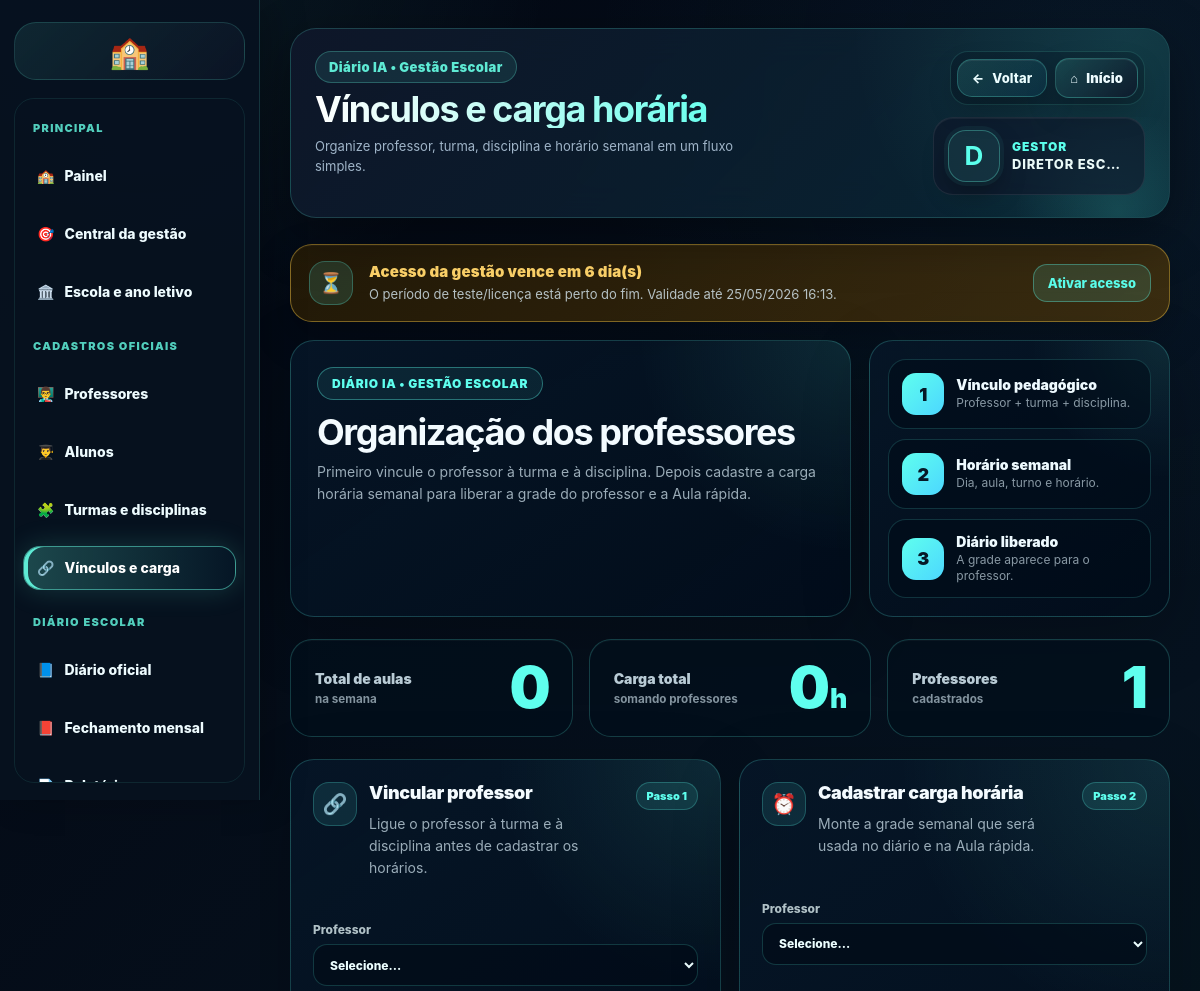
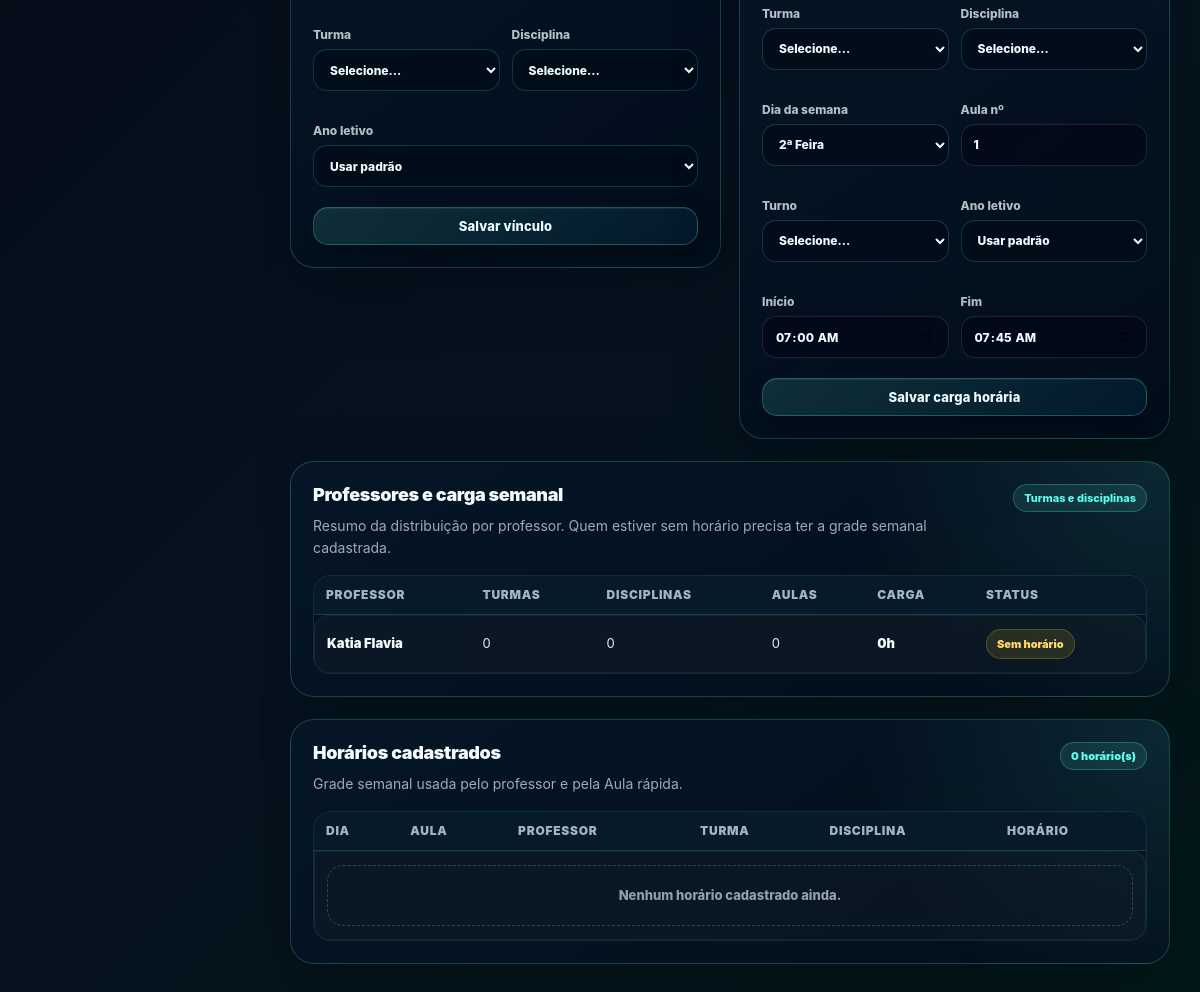
Page /gestao/carga-horaria-professores/ (signed in) on the committed database (2 pictures, top to bottom).
### apps/usuarios/models.py (models this page shows, shortened)
class Usuario(AbstractUser):
    class TipoUsuario(models.TextChoices):
        ADMIN = 'ADMIN', 'Administrador'
        PROF = 'PROF', 'Professor'
        COORD = 'COORD', 'Coordenador'
        SEC = 'SEC', 'Secretaria'
    tipo = models.CharField(
        max_length=10,
        choices=TipoUsuario.choices,
        default=TipoUsuario.PROF
    )
    foto = models.ImageField(
        upload_to="professores/",
        null=True,
        blank=True
    )
    gestao_teste_inicio = models.DateTimeField(
        null=True,
        blank=True,
        verbose_name="Início do teste da gestão",
    )
    gestao_acesso_expira_em = models.DateTimeField(
        null=True,
        blank=True,
        verbose_name="Acesso da gestão expira em",
    )
    gestao_acesso_bloqueado = models.BooleanField(
        default=False,
        verbose_name="Acesso da gestão bloqueado",
    )
    gestao_serial_ultimo = models.CharField(
        max_length=255,
        blank=True,
        default="",
        verbose_name="Último serial aplicado",
    )

### apps/core/views_ia.py (the view, shortened to what this page needs)
# urls.py: path('gestao/carga-horaria-professores/', views.gestao_carga_horaria_professores_301, name='gestao_carga_horaria_professores_301'),
@login_required
def gestao_carga_horaria_professores_301(request):
    if not usuario_gestor(request.user):
        return render(request, "core/acesso_negado.html")
    User = get_user_model()
    linhas = carga_horaria_professores_resumo()
    total_horas = round(sum(l["horas"] for l in linhas), 2)
    total_aulas = sum(l["aulas"] for l in linhas)
    return render(request, "gestao/carga_horaria_professores_301.html", {
        "linhas": linhas,
        "total_horas": total_horas,
        "total_aulas": total_aulas,
        "professores": User.objects.filter(tipo="PROF").order_by("first_name", "username"),
        "turmas": Turma.objects.filter(ativa=True).select_related("ano_letivo").order_by("nome"),
        "disciplinas": Disciplina.objects.all().order_by("nome"),
        "anos": AnoLetivo.objects.all().order_by("-ano"),
        "dias_semana": HorarioAula.DIAS_SEMANA,
        "turnos": HorarioAula.TURNO_CHOICES,
        "horarios": HorarioAula.objects.select_related("professor", "turma", "disciplina").filter(ativo=True).order_by("dia_semana", "ordem", "hora_inicio")[:80],
        "hoje": date.today(),
    })

### templates/gestao/carga_horaria_professores_301.html (shortened to what this page needs)
{% extends "gestao/base_premium_gestao.html" %}
{% block titulo %}Vínculos e carga horária{% endblock %}
{% block subtitulo %}Organize professor, turma, disciplina e horário semanal em um fluxo simples.{% endblock %}
{% block conteudo %}
<div class="carga-page">
  <section class="carga-hero">
    <article class="carga-hero-card">
      <span class="carga-badge">Diário IA • Gestão Escolar</span>
      <h2>Organização dos professores</h2>
      <p>Primeiro vincule o professor à turma e à disciplina. Depois cadastre a carga horária semanal para liberar a grade do professor e a Aula rápida.</p>
    </article>
    <aside class="carga-hero-card carga-steps">
      <div class="carga-step"><strong>1</strong><div><span>Vínculo pedagógico</span><small>Professor + turma + disciplina.</small></div></div>
      <div class="carga-step"><strong>2</strong><div><span>Horário semanal</span><small>Dia, aula, turno e horário.</small></div></div>
      <div class="carga-step"><strong>3</strong><div><span>Diário liberado</span><small>A grade aparece para o professor.</small></div></div>
    </aside>
  </section>
  <section class="carga-kpi-grid">
    <article class="carga-kpi-card">
      <div class="carga-kpi-text"><span>Total de aulas</span><small>na semana</small></div>
      <strong class="carga-kpi-number">{{ total_aulas }}</strong>
    </article>
    <article class="carga-kpi-card">
      <div class="carga-kpi-text"><span>Carga total</span><small>somando professores</small></div>
      <strong class="carga-kpi-number">{{ total_horas }}<em>h</em></strong>
    </article>
    <article class="carga-kpi-card">
      <div class="carga-kpi-text"><span>Professores</span><small>cadastrados</small></div>
      <strong class="carga-kpi-number">{{ linhas|length }}</strong>
    </article>
  </section>
  <section class="carga-forms">
    <form class="carga-panel carga-form" method="post">
      <div class="carga-panel-head">
        <div class="carga-panel-title">
          <span class="carga-icon">🔗</span>
          <div>
            <h3>Vincular professor</h3>
            <p>Ligue o professor à turma e à disciplina antes de cadastrar os horários.</p>
          </div>
        </div>
        <span class="carga-pill">Passo 1</span>
      </div>
      <label>Professor
        <select name="professor" required>
          <option value="">Selecione...</option>
        </select>
      </label>
      <div class="carga-field-grid">
        <label>Turma
          <select name="turma" required>
            <option value="">Selecione...</option>
          </select>
        </label>
        <label>Disciplina
          <select name="disciplina" required>
            <option value="">Selecione...</option>
          </select>
        </label>
      </div>
      <label>Ano letivo
        <select name="ano_letivo">
          <option value="">Usar padrão</option>
        </select>
      </label>
      <button class="carga-btn" type="submit">Salvar vínculo</button>
    </form>
    <form class="carga-panel carga-form" method="post">
      <div class="carga-panel-head">
        <div class="carga-panel-title">
          <span class="carga-icon">⏰</span>
          <div>
            <h3>Cadastrar carga horária</h3>
            <p>Monte a grade semanal que será usada no diário e na Aula rápida.</p>
          </div>
        </div>
        <span class="carga-pill">Passo 2</span>
      </div>
      <label>Professor
        <select name="professor" required>
          <option value="">Selecione...</option>
        </select>
      </label>
      <div class="carga-field-grid">
        <label>Turma
          <select name="turma" required>
            <option value="">Selecione...</option>
          </select>
        </label>
        <label>Disciplina
          <select name="disciplina" required>
            <option value="">Selecione...</option>
          </select>
        </label>
      </div>
      <div class="carga-field-grid">
        <label>Dia da semana
          <select name="dia_semana">
            {% for valor, nome in dias_semana %}<option value="{{ valor }}">{{ nome }}</option>{% endfor %}
          </select>
        </label>
        <label>Aula nº
          <input name="ordem" type="number" min="1" value="1">
        </label>
      </div>
      <div class="carga-field-grid">
        <label>Turno
          <select name="turno">
            <option value="">Selecione...</option>
          </select>
        </label>
        <label>Ano letivo
          <select name="ano_letivo">
            <option value="">Usar padrão</option>
          </select>
        </label>
      </div>
      <div class="carga-field-grid">
        <label>Início
          <input name="hora_inicio" type="time" value="07:00">
        </label>
        <label>Fim
          <input name="hora_fim" type="time" value="07:45">
        </label>
      </div>
      <button class="carga-btn" type="submit">Salvar carga horária</button>
    </form>
  </section>
  <section class="carga-table-card">
    <div class="carga-table-head">
      <div>
        <h3>Professores e carga semanal</h3>
        <p>Resumo da distribuição por professor. Quem estiver sem horário precisa ter a grade semanal cadastrada.</p>
      </div>
      <a class="carga-pill" href="{% url 'gestao_cadastros_operacionais_301' %}">Turmas e disciplinas</a>
    </div>
    <div class="carga-table-wrap">
      <table class="carga-table">
        <thead>
          <tr><th>Professor</th><th>Turmas</th><th>Disciplinas</th><th>Aulas</th><th>Carga</th><th>Status</th></tr>
        </thead>
        <tbody>
          {% for l in linhas %}
            <tr>
              <td><strong>{{ l.nome }}</strong></td>
              <td>{{ l.turmas }}</td>
              <td>{{ l.disciplinas }}</td>
              <td>{{ l.aulas }}</td>
              <td><strong>{{ l.horas }}h</strong></td>
              <td>{% if l.aulas %}<span class="carga-ok">OK</span>{% else %}<span class="carga-warn">Sem horário</span>{% endif %}</td>
            </tr>
          {% empty %}
            <tr><td colspan="6"><div class="carga-empty">Nenhum professor cadastrado ainda.</div></td></tr>
          {% endfor %}
        </tbody>
      </table>
    </div>
  </section>
  <section class="carga-table-card">
    <div class="carga-table-head">
      <div>
        <h3>Horários cadastrados</h3>
        <p>Grade semanal usada pelo professor e pela Aula rápida.</p>
      </div>
      <span class="carga-pill">{{ horarios|length }} horário(s)</span>
    </div>
    <div class="carga-table-wrap">
      <table class="carga-table">
        <thead>
          <tr><th>Dia</th><th>Aula</th><th>Professor</th><th>Turma</th><th>Disciplina</th><th>Horário</th></tr>
        </thead>
        <tbody>
          {% for h in horarios %}
            <tr>
              <td>{{ h.get_dia_semana_display }}</td>
              <td>{{ h.ordem }}º</td>
              <td>{{ h.professor.get_full_name|default:h.professor.username }}</td>
              <td>{{ h.turma.nome }}</td>
              <td>{{ h.disciplina.nome }}</td>
              <td>{{ h.hora_inicio|time:'H:i' }} às {{ h.hora_fim|time:'H:i' }}</td>
            </tr>
          {% empty %}
            <tr><td colspan="6"><div class="carga-empty">Nenhum horário cadastrado ainda.</div></td></tr>
          {% endfor %}
        </tbody>
      </table>
    </div>
  </section>
</div>
{% endblock %}

### templates/gestao/base_premium_gestao.html (shortened to what this page needs)
{% load static tratamento_usuario_tags %}
<!doctype html>
<html lang="pt-br">
<head>
    <link rel="stylesheet" href="{% static 'css/premium_base_final.css' %}">
    <link rel="stylesheet" href="{% static 'css/premium_responsive_final.css' %}">
    <link rel="stylesheet" href="{% static 'css/premium_print_final.css' %}">
</head>
<body>
<div class="layout ia-clean-shell gestao-shell">
    {% include 'partials/gestao_sidebar.html' %}
    <main class="content gestao-content">
        <header class="gestao-base-header no-print">
            <div>
                <span class="gestao-base-badge">Diário IA • Gestão Escolar</span>
                <h1 class="gestao-base-title">{% block titulo %}{% endblock %}</h1>
                <p class="gestao-base-sub">{% block subtitulo %}Administração escolar{% endblock %}</p>
            </div>
            <div class="gestao-base-actions">
                {% include 'partials/gestao_page_actions.html' %}
                <a class="hero-mini-card gestao-mini-user profile-mini-link profile-mini-with-name" href="{% url 'gestao_configuracoes' %}" title="Imagem e perfil da gestão">
                    {% if request.user and request.user.is_authenticated and request.user.foto %}
                        <img class="profile-mini-photo" src="{{ request.user.foto.url }}" alt="Imagem da gestão">
                    {% else %}
                        <strong class="profile-mini-initial">{% if request.user and request.user.is_authenticated %}{{ request.user|nome_exibicao|default:'G'|slice:':1' }}{% else %}G{% endif %}</strong>
                    {% endif %}
                    <span class="profile-mini-text">
                        <b class="profile-mini-role">{% if request.user and request.user.is_authenticated %}{{ request.user|tratamento_gestao }}{% else %}Gestor(a){% endif %}</b>
                        <small class="profile-mini-name">{% if request.user and request.user.is_authenticated %}{{ request.user|nome_exibicao }}{% else %}Acesso da gestão{% endif %}</small>
                    </span>
                </a>
            </div>
        </header>
        {% include 'partials/aviso_licenca_gestao.html' %}
        {% block conteudo %}{% endblock %}
    </main>
</div>
</body>
</html>

### templates/partials/aviso_licenca_gestao.html (shortened to what this page needs)
{% load licenca_tags %}
{% licenca_gestao_status as licenca_gestao %}
{% if licenca_gestao.mostrar %}
  <section class="gestao-license-banner gestao-license-banner-{{ licenca_gestao.status }} no-print">
    <div class="gestao-license-icon">{% if licenca_gestao.expirado %}🔒{% elif licenca_gestao.status == 'ok' %}✅{% else %}⏳{% endif %}</div>
    <div class="gestao-license-text">
      <strong>{{ licenca_gestao.titulo }}</strong>
      <span>{{ licenca_gestao.texto }} Validade até {{ licenca_gestao.expira|date:"d/m/Y H:i" }}.</span>
    </div>
    {% if licenca_gestao.expirado or licenca_gestao.status != 'ok' %}
      <a class="gestao-license-action" href="{% url 'ativar_acesso_gestao' %}">Ativar acesso</a>
    {% endif %}
  </section>
{% endif %}

### rows in the picture
Usuario: user|nome_exibicao "D", user|tratamento_gestao "GESTOR", user|nome_exibicao "DIRETOR ESC…", expira "25/05/2026 16:13"
Usuario: nome "Katia Flavia", turmas "0", disciplinas "0", aulas "0", horas "0"

### other values in the picture
{{ licenca_gestao.titulo }} "Acesso da gestão vence em 6 dia(s)"
{{ licenca_gestao.texto }} "O período de teste/licença está perto do fim."
{{ total_aulas }} "0"
{{ total_horas }} "0"
{{ linhas|length }} "1"
{{ horarios|length }} "0"
form field dia_semana "2ª Feira"
